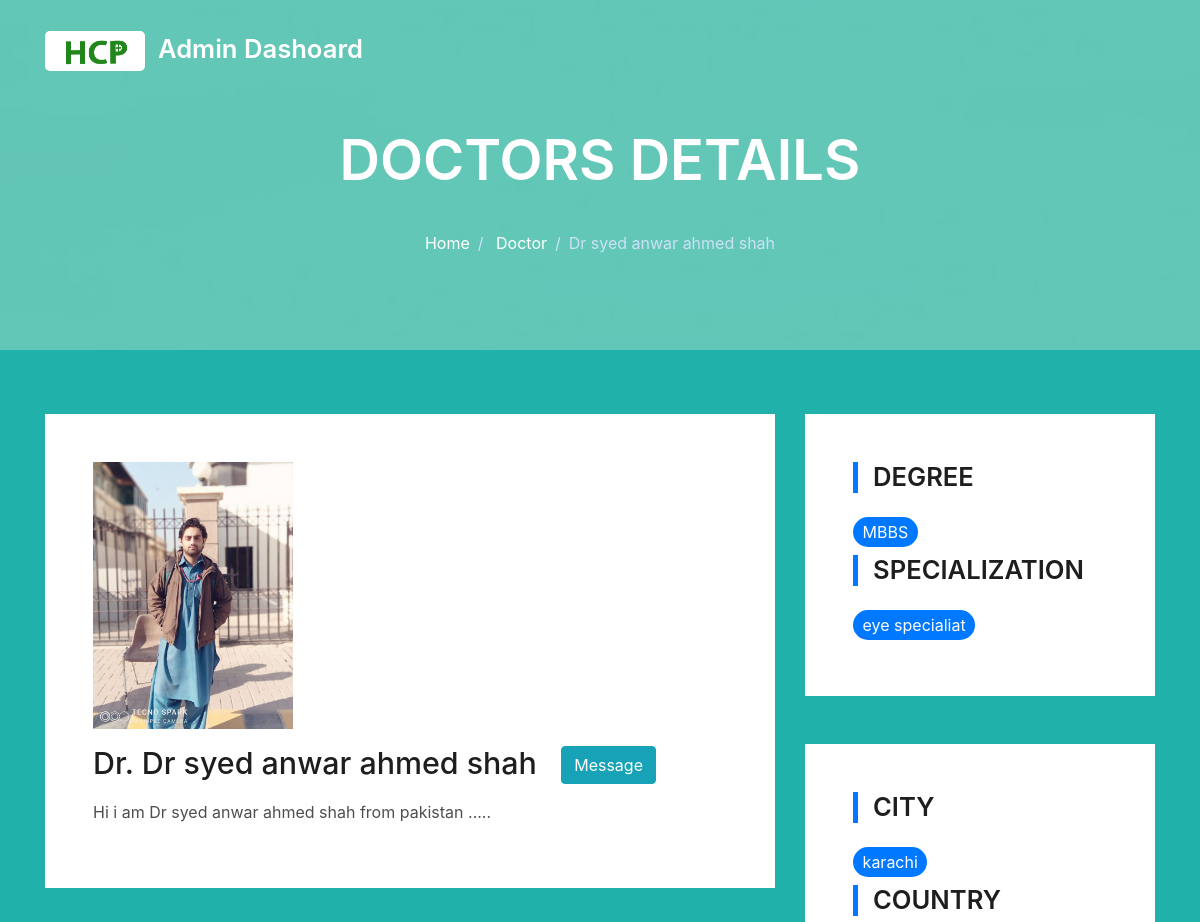
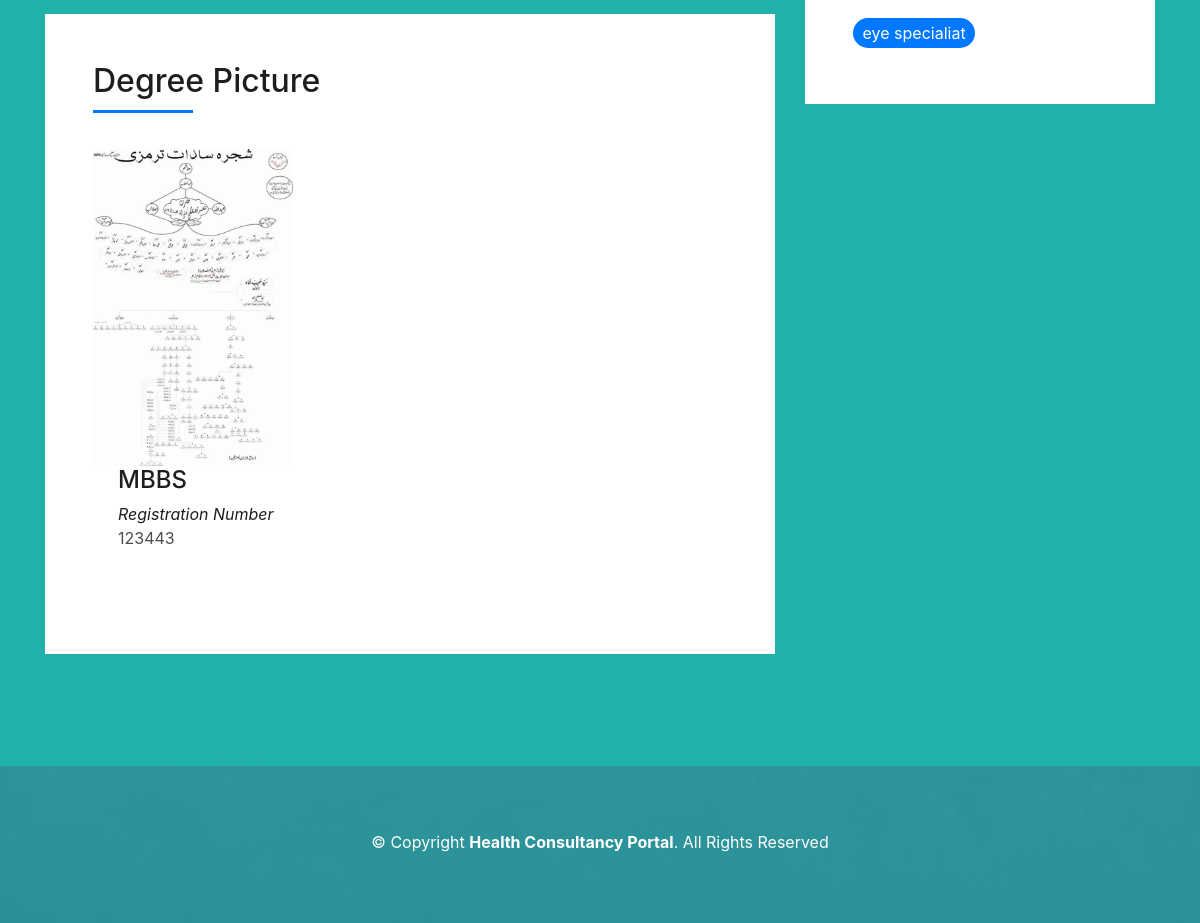
/admin/view.php?id=1 (signed in), run on the app's committed database (2 pictures, top to bottom).
### tables this page shows
CREATE TABLE `tbldoctors` (
  `id` int(10) NOT NULL,
  `name` varchar(255) NOT NULL,
  `email` varchar(255) NOT NULL,
  `contact` varchar(255) NOT NULL,
  `address` varchar(255) NOT NULL,
  `regno` varchar(255) NOT NULL,
  `qualification` varchar(255) NOT NULL,
  `degimage` varchar(255) NOT NULL DEFAULT 'image.jpg',
  `certimage` varchar(255) NOT NULL DEFAULT 'image.jpg',
  `city` varchar(255) NOT NULL,
  `country` varchar(255) NOT NULL,
  `specialization` varchar(255) NOT NULL,
  `password` varchar(255) NOT NULL,
  `gender` varchar(10) NOT NULL,
  `status` int(10) NOT NULL DEFAULT 1
);

### admin/view.php (the view, shortened to what this page needs)
<?php
include('../db.php');
$q = mysqli_query($conn,"SELECT * FROM `tbldoctors` where `id`=$_GET[id]");
$row = mysqli_fetch_array($q);
?>
<!DOCTYPE html>
<html lang="en">
<head>
  <link href="../lib/bootstrap/css/bootstrap.min.css" rel="stylesheet">
  <link href="../lib/font-awesome/css/font-awesome.min.css" rel="stylesheet">
  <link href="../lib/animate/animate.min.css" rel="stylesheet">
  <link href="../lib/ionicons/css/ionicons.min.css" rel="stylesheet">
  <link href="../lib/owlcarousel/assets/owl.carousel.min.css" rel="stylesheet">
  <link href="../lib/lightbox/css/lightbox.min.css" rel="stylesheet">
  <link href="../css/style.css" rel="stylesheet">
</head>
<body>
  <nav class="navbar navbar-b navbar-trans navbar-expand-md fixed-top" id="mainNav">
      <div class="container">
        <a class="navbar-brand js-scroll" href="admindashboard.php"><img src="../img/final.png" style="height: 40px; width: 100px; border-radius: 5px;">&nbsp;&nbsp;Admin Dashoard</a>
      </div>
    </nav>
  <div class="intro intro-single route bg-image" style="background-image: url(../img/overlay-bg.jpg)">
    <div class="overlay-mf"></div>
    <div class="intro-content display-table">
      <div class="table-cell">
        <div class="container">
          <h2 class="intro-title mb-4">Doctors Details</h2>
          <ol class="breadcrumb d-flex justify-content-center">
            <li class="breadcrumb-item">
              <a href="#">Home</a>
            </li>
            <li class="breadcrumb-item">
              <a href="#">Doctor</a>
            </li>
            <li class="breadcrumb-item active"><?php echo "$row[name]";?></li>
          </ol>
        </div>
      </div>
    </div>
  </div>
  <section class="blog-wrapper sect-pt4" id="blog">
    <div class="container">
      <div class="row">
        <div class="col-md-8">
          <div class="post-box">
            <div class="post-thumb">
              <img src="../upload/<?php echo $row['certimage']; ?>" class="img-fluid" alt="" width="200px;">
            </div>
            <div class="post-meta">
              <h1 class="article-title">Dr. <?php echo "$row[name]";?>&nbsp;&nbsp;&nbsp;<input type="submit" value="Message" class="btn btn-info"></h1>
            </div>
            <div class="article-content">
              <p>Hi i am <?php echo "$row[name]";?> from pakistan .....
              </p>
            </div>
          </div>
          <div class="box-comments">
            <div class="title-box-2">
              <h4 class="title-comments title-left">Degree Picture</h4>
            </div>
            <ul class="list-comments">
              <li>
              <img src="../upload/<?php echo $row['degimage'];?>"  class="img-fluid" width="200px">
                    <br>
                <div class="comment-details">
                  <h4 class="comment-author"><?php echo $row['qualification'];?></h4>
                  <span>Registration Number</span>
                  <p><?php echo $row['regno'];?>
                  </p>
                </div>
              </li>
            </ul>
          </div>
        </div>
        <div class="col-md-4">
        <div class="widget-sidebar widget-tags">
            <h5 class="sidebar-title">Degree</h5>
            <div class="sidebar-content">
              <ul>
                <li>
                  <a href="#"><?php echo "$row[qualification]";?></a>
                </li>
              </ul>
            </div>
            <h5 class="sidebar-title">Specialization</h5>
            <div class="sidebar-content">
              <ul>
                <li>
                  <a href="#"><?php echo "$row[specialization]";?></a>
                </li>
              </ul>
            </div>
          </div>
          <div class="widget-sidebar widget-tags">
            <h5 class="sidebar-title">City</h5>
            <div class="sidebar-content">
              <ul>
                <li>
                  <a href="#"><?php echo "$row[city]";?></a>
                </li>
              </ul>
            </div>
            <h5 class="sidebar-title">Country</h5>
            <div class="sidebar-content">
              <ul>
                <li>
                  <a href="#"><?php echo "$row[specialization]";?></a>
                </li>
              </ul>
            </div>
        </div>
      </div>
    </div>
  </section>
  <section class="paralax-mf footer-paralax bg-image sect-mt4 route" style="background-image: url(img/overlay-bg.jpg)">
    <div class="overlay-mf"></div>
    <footer>
      <div class="container">
        <div class="row">
          <div class="col-sm-12">
            <div class="copyright-box">
              <p class="copyright">&copy; Copyright <strong>Health Consultancy Portal</strong>. All Rights Reserved</p>
            </div>
          </div>
        </div>
      </div>
    </footer>
  </section>
</body>
</html>

### css/style.css (style rules this page uses)
body { background-color: lightseagreen; color: #4e4e4e; }
h1, h2, h3, h4, h5, h6 { color: #1e1e1e; }
a { color: #1e1e1e; transition: all 0.5s ease-in-out; }
.box-shadow, .paralax-mf, .service-box, .work-box, .card-blog { box-shadow: 0 13px 8px -10px rgba(0, 0, 0, 0.1); }
.bg-image { background-repeat: no-repeat; background-attachment: fixed; background-size: cover; background-position: center center; }
.overlay-mf { background-color: lightseagreen; }
.overlay-mf { position: absolute; top: 0; left: 0px; padding: 0; height: 100%; width: 100%; opacity: .7; }
.paralax-mf { position: relative; padding: 8rem 0; }
.display-table { width: 100%; height: 100%; display: table; }
.table-cell { display: table-cell; vertical-align: middle; }
.sect-pt4 { padding-top: 4rem; }
.sect-mt4 { margin-top: 4rem; }
.title-box-2 { margin-bottom: 3rem; }
.title-left { font-size: 2rem; position: relative; }
.title-left:before { content: ''; position: absolute; height: 3px; background-color: #0078ff; width: 100px; bottom: -12px; }
.ul-resect, .socials ul, .list-ico, .blog-wrapper .post-meta ul, .box-comments .list-comments, .widget-sidebar .list-sidebar, .widget-tags ul { list-style: none; padding-left: 0; margin-bottom: 0; }
.navbar-b { transition: all .5s ease-in-out; background-color: transparent; padding-top: 1.563rem; padding-bottom: 1.563rem; }
.navbar-b .navbar-brand { color: #fff; font-size: 1.6rem; font-weight: 600; }
.intro { height: 100vh; position: relative; color: #fff; }
.intro .intro-content { text-align: center; position: absolute; }
.intro .intro-title { color: #fff; font-weight: 600; font-size: 3rem; }
.intro-single { height: 350px; }
.intro-single .intro-content { margin-top: 30px; }
.intro-single .intro-title { text-transform: uppercase; font-size: 3rem; }
.intro-single .breadcrumb { background-color: transparent; color: #0078ff; }
.intro-single .breadcrumb .breadcrumb-item:before { color: #cde1f8; }
.intro-single .breadcrumb .breadcrumb-item.active { color: #cde1f8; }
.intro-single .breadcrumb a { color: #fff; }
.post-box, .form-comments, .box-comments, .widget-sidebar { padding: 2rem; background-color: #fff; margin-bottom: 3rem; }
.blog-wrapper .article-title { font-size: 1.5rem; }
.blog-wrapper .post-meta { margin: 1rem 0; }
.box-comments .list-comments li { padding-bottom: 40px; }
.box-comments .list-comments .comment-author { font-size: 1.3rem; }
.box-comments .list-comments .comment-details { display: table-cell; vertical-align: top; padding-left: 25px; }
.box-comments .list-comments span { color: #1e1e1e; font-style: italic; }
.widget-sidebar .sidebar-title { font-size: 1.6rem; font-weight: 600; border-left: 5px solid #0078ff; padding-left: 15px; text-transform: uppercase; margin-bottom: 1.5rem; }
.widget-tags ul li { display: inline-block; background-color: #0078ff; padding: .2rem .6rem; margin-bottom: .5rem; border-radius: 15px; }
.widget-tags ul li a { color: #fff; }
.footer-paralax { padding: 4rem 0 0 0; }
footer { text-align: center; color: #fff; padding-bottom: 4rem; }
footer .copyright { margin-bottom: .3rem; }
@media (min-width: 768px) { .intro .intro-title { font-size: 4.5rem; } }
@media (min-width: 768px) { .intro-single .intro-title { font-size: 3.5rem; } }
@media (min-width: 768px) { .post-box, .form-comments, .box-comments, .widget-sidebar { padding: 3rem; } }
@media (min-width: 768px) { .blog-wrapper .article-title { font-size: 1.9rem; } }
@media (min-width: 768px) { .box-comments .list-comments .comment-author { font-size: 1.5rem; } }

### data on the page
tbldoctors: name "Dr syed anwar ahmed shah", certimage (picture), degimage (picture), qualification "MBBS", regno "123443", specialization "eye specialiat", city "karachi"
